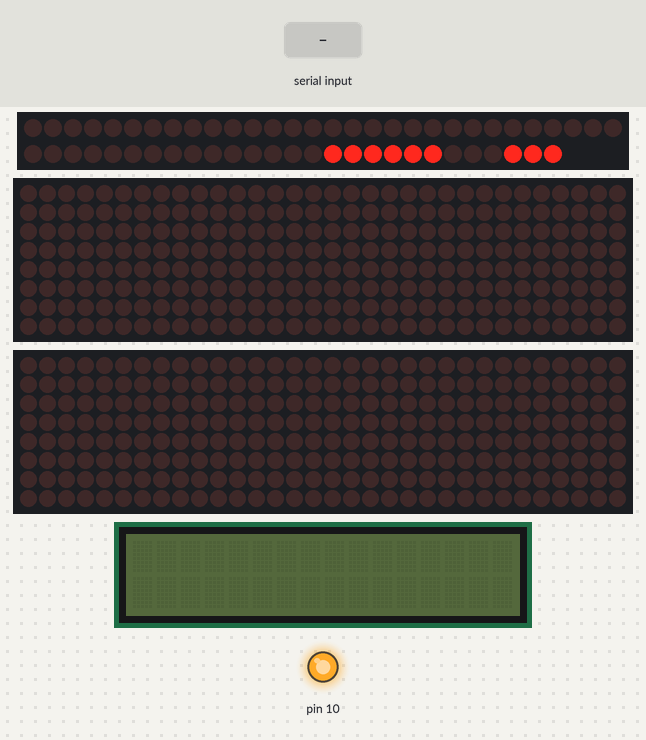
Simulated run of this program. Board: Arduino Uno, built with avr-gcc and run on an emulated ATmega328P. Parts: 57 shift-register outputs drawn as a row of LEDs (first output left, lit = HIGH), 2 × 32×8 LED matrix, 16×2 character LCD, output pins drawn as LEDs (lit = HIGH). Wiring (inferred from the names in the program): 2 × 4 × MAX7219 LED driver (orientation assumed): CS pin 4 / CS pin 7; 8 × shift register (74HC595): latch pin 5. Wiring (inferred from the signals the program sends): character LCD (HD44780): RS Q2; E Q50; backlight Q51; data Q33, Q34, Q35, Q36; row of LEDs: on Q0, Q1, Q3, Q4, Q5, Q6, Q7, Q8, Q9, Q10, Q11, Q12, Q13, Q14, Q15, Q16, Q17, Q18, Q19, Q20, Q21, Q22, Q23, Q24, Q25, Q26, Q27, Q28, Q29, Q30, Q31, Q32, Q37, Q38, Q39, Q40, Q41, Q42, Q43, Q44, Q45, Q46, Q47, Q48, Q49, Q52, Q53, Q54, Q55, Q56, Q57, Q58, Q59, Q60, Q61, Q62, Q63. The inputs (shaded band) are chosen by the test bench. The character LCD is taken to start in 4-bit mode; pins used as bus, display or sensor lines are not drawn; what the program prints to the serial monitor is not drawn.

Above: at 0.64 s.
At 1.29 s:
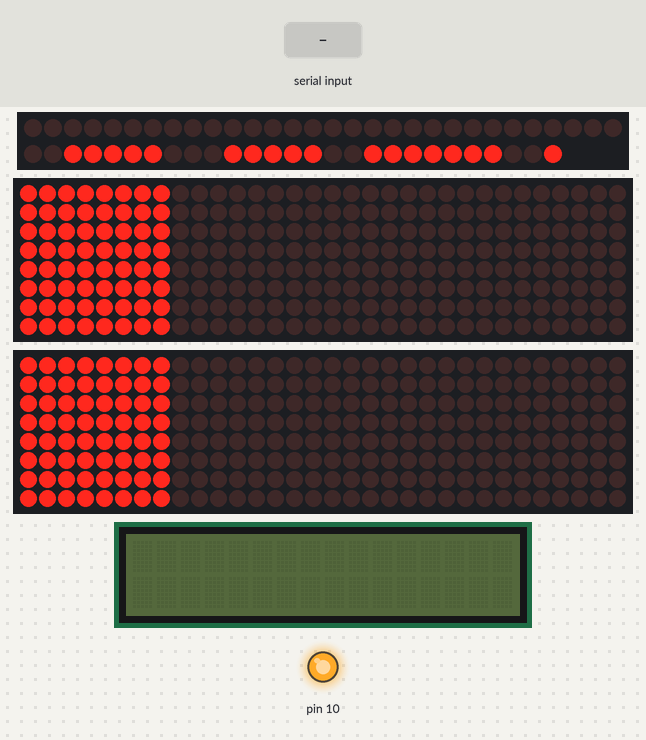
1.3 s: "1\n" received over Serial
At 2.5 s:
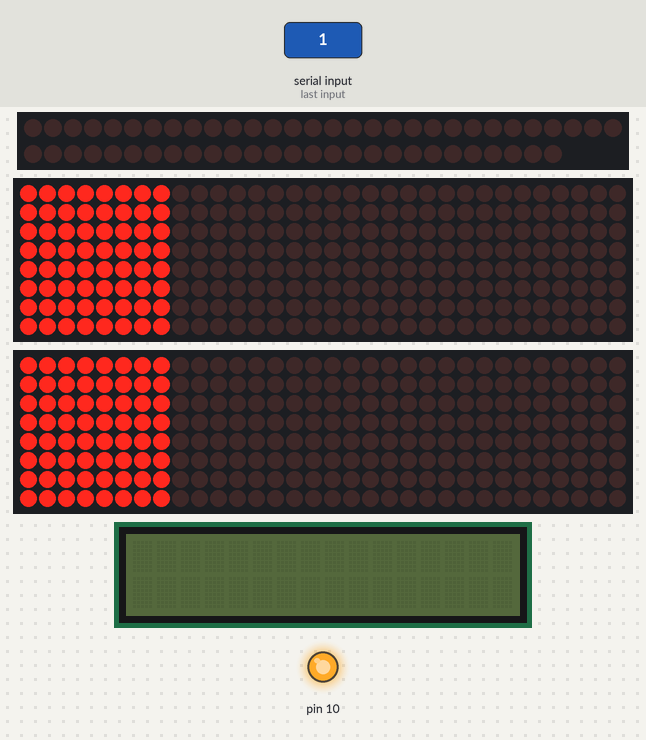
Timing chart, 0 to 4.3 s (numbered marks = the images above; inputs shaded):
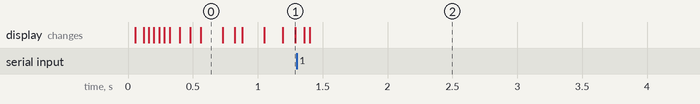

The program:

main.cpp
```cpp
#include <Arduino.h>

#include "font.h"
#include <SPI.h>

#define CCLK   13
#define CD     11
#define CT      4
#define RCLK    5
#define RD      6
#define RT      7
#define NUMBER_OF_MATRIX 8
#define ROWS             8
#define COLS (8 * NUMBER_OF_MATRIX)
#define CHAR_W 9         // 8+1 (1 col for gap)
#define TEXT_BUF_SIZE 80 // each char costs 1 byte of SRAM

volatile unsigned char display[ROWS][NUMBER_OF_MATRIX] = {{0}};
volatile uint8_t mat_i = 0;

int MSG_W = 0;
uint8_t serialIdx = 0;
char textBuf[TEXT_BUF_SIZE] = "HELLO WORLD "; // active display text
char serialBuf[TEXT_BUF_SIZE];


bool newText = false;


void Output(unsigned char row);
const uint8_t *getFont(char ch);
uint8_t getPixel(uint8_t row, int col);
void render(int offset);
void CheckSerial();
void Right();
void Left();


ISR(TIMER1_COMPA_vect)
{
  Output(mat_i);
  mat_i++;
  if (mat_i >= 8)
  {
    mat_i = 0;
  }
}

void setup()
{
  // TODO: put your setup code here, to run once:
  pinMode(CCLK, OUTPUT);
  pinMode(CD, OUTPUT);
  pinMode(CT, OUTPUT);
  pinMode(RCLK, OUTPUT);
  pinMode(RD, OUTPUT);
  pinMode(RT, OUTPUT);

  SPI.begin();
  SPI.beginTransaction(SPISettings(8000000, MSBFIRST, SPI_MODE0));
  TCNT1 = 0;
  TCCR1A = 0;
  TCCR1B = 0;
  OCR1A = 125;
  TCCR1B = (1 << WGM12) | (1 << CS10) | (1 << CS11);
  TIMSK1 = (1 << OCIE1A);
  TIFR1 = (1 << OCF1A);


  Serial.begin(9600);
  Serial.println("STARTED");
}


void loop()
{
  static int scrollOffset = 0;

  CheckSerial();

  if (newText)
  {

    size_t len = strlen(serialBuf); // actual message length
    noInterrupts();
    memcpy(textBuf, serialBuf, len);
    memset(textBuf + len, 0, TEXT_BUF_SIZE - len); // zero everything after
    interrupts();
    scrollOffset = 0; // restart scroll from beginning
    newText = false;
    Serial.print(F("Showing: "));
    Serial.println(textBuf);
  }

  MSG_W = strlen(textBuf) * CHAR_W;

  render(scrollOffset);
  delay(40);

  if (++scrollOffset > MSG_W + COLS)
  {
    scrollOffset = 0;
  }
}


void Output(unsigned char row)
{
  digitalWrite(RT, LOW);
  digitalWrite(CT, LOW);
  shiftOut(RD, RCLK, MSBFIRST, ~(1 << row));

  for (int i = NUMBER_OF_MATRIX - 1; i >= 0; i--)
  {
    // shiftOut(CD,CCLK,MSBFIRST, display[row][i]);
    SPI.transfer(display[row][i]);
  }
  digitalWrite(RT, HIGH);
  digitalWrite(CT, HIGH);
}


const uint8_t *getFont(char ch)
{
  if (ch >= 'A' && ch <= 'Z')
    return FONT[ch - 'A'];
  else if (ch >= 'a' && ch <= 'z')
    return FONT[ch - 'a'];
  else
    return FONT_SPACE;
}

uint8_t getPixel(uint8_t row, int col)
{
  if (col < 0)
    return 0;

  uint8_t charIndex = col / CHAR_W; // Character Index
  uint8_t bitcol = col % CHAR_W;    // bttPosition
  if (bitcol == 8)
    return 0;

  if (!textBuf[charIndex])
    return 0;

  uint8_t fontByte = getFont(textBuf[charIndex])[row];
  return (fontByte >> (7 - bitcol)) & 1;
}


void render(int offset)
{

  uint8_t next[ROWS][NUMBER_OF_MATRIX] = {{0}};

  for (int r = 0; r < ROWS; r++)
  {

    for (int screenCol = 0; screenCol < COLS; screenCol++)
    {

      int msgCol = offset + screenCol - COLS;

      if (msgCol >= 0 && getPixel(r, msgCol))
      {

        // Which Module
        int whichModule = screenCol / 8;
        // Which bit inside the the module
        int bitPos = screenCol % 8;

        next[r][whichModule] |= (1 << bitPos);
      }
    }
  }

  noInterrupts();
  memcpy((void *)display, next, sizeof(next));
  interrupts();
}


void CheckSerial()
{
  while (Serial.available())
  {
    char c = Serial.read();

    if (c == '\n' || c == '\r')
    {
      if (serialIdx > 0)
      {
        serialBuf[serialIdx] = '\0';
        memset(serialBuf + serialIdx + 1, 0, TEXT_BUF_SIZE - serialIdx - 1);

        serialIdx = 0;
        newText = true;
      }
    }
    else
    {

      if (c >= 'a' && c <= 'z')
        c -= 32; //<< Force Upper case
      if (serialIdx < TEXT_BUF_SIZE - 1)
      {

        serialBuf[serialIdx++] = c;
      }
    }
  }
}


// Scroll From Left to Right
void Left()
{
  static int scrollOffset = (MSG_W + COLS) - 1;
  render(scrollOffset);
  delay(40);
  scrollOffset--;
  if (scrollOffset <= 0)
  {
    scrollOffset = (MSG_W + COLS) - 1;
  }
}


// Scroll From Right to Left


void Right()
{
  static int scrollOffset = 0;
  render(scrollOffset);
  delay(40);
  ++scrollOffset;
  if (scrollOffset > (MSG_W + COLS))
  {
    scrollOffset = 0;
  }
}
```

font.h
```cpp
const uint8_t FONT[][8] = {
{
  0b00110000,
  0b01111000,
  0b11001100,
  0b11001100,
  0b11111100,
  0b11001100,
  0b11001100,
  0b00000000
},{
  0b11111100,
  0b01100110,
  0b01100110,
  0b01111100,
  0b01100110,
  0b01100110,
  0b11111100,
  0b00000000
},{
  0b00111100,
  0b01100110,
  0b11000000,
  0b11000000,
  0b11000000,
  0b01100110,
  0b00111100,
  0b00000000
},{
  0b11111000,
  0b01101100,
  0b01100110,
  0b01100110,
  0b01100110,
  0b01101100,
  0b11111000,
  0b00000000
},{
  0b11111110,
  0b01100010,
  0b01101000,
  0b01111000,
  0b01101000,
  0b01100010,
  0b11111110,
  0b00000000
},{
  0b11111110,
  0b01100010,
  0b01101000,
  0b01111000,
  0b01101000,
  0b01100000,
  0b11110000,
  0b00000000
},{
  0b00111100,
  0b01100110,
  0b11000000,
  0b11000000,
  0b11001110,
  0b01100110,
  0b00111110,
  0b00000000
},{
  0b11001100,
  0b11001100,
  0b11001100,
  0b11111100,
  0b11001100,
  0b11001100,
  0b11001100,
  0b00000000
},{
  0b01111000,
  0b00110000,
  0b00110000,
  0b00110000,
  0b00110000,
  0b00110000,
  0b01111000,
  0b00000000
},{
  0b00011110,
  0b00001100,
  0b00001100,
  0b00001100,
  0b11001100,
  0b11001100,
  0b01111000,
  0b00000000
},{
  0b11100110,
  0b01100110,
  0b01101100,
  0b01111000,
  0b01101100,
  0b01100110,
  0b11100110,
  0b00000000
},{
  0b11110000,
  0b01100000,
  0b01100000,
  0b01100000,
  0b01100010,
  0b01100110,
  0b11111110,
  0b00000000
},{
  0b11000110,
  0b11101110,
  0b11111110,
  0b11111110,
  0b11010110,
  0b11000110,
  0b11000110,
  0b00000000
},{
  0b11000110,
  0b11100110,
  0b11110110,
  0b11011110,
  0b11001110,
  0b11000110,
  0b11000110,
  0b00000000
},{
  0b00111000,
  0b01101100,
  0b11000110,
  0b11000110,
  0b11000110,
  0b01101100,
  0b00111000,
  0b00000000
},{
  0b11111100,
  0b01100110,
  0b01100110,
  0b01111100,
  0b01100000,
  0b01100000,
  0b11110000,
  0b00000000
},{
  0b01111000,
  0b11001100,
  0b11001100,
  0b11001100,
  0b11011100,
  0b01111000,
  0b00011100,
  0b00000000
},{
  0b11111100,
  0b01100110,
  0b01100110,
  0b01111100,
  0b01101100,
  0b01100110,
  0b11100110,
  0b00000000
},{
  0b01111000,
  0b11001100,
  0b11100000,
  0b01110000,
  0b00011100,
  0b11001100,
  0b01111000,
  0b00000000
},{
  0b11111100,
  0b10110100,
  0b00110000,
  0b00110000,
  0b00110000,
  0b00110000,
  0b01111000,
  0b00000000
},{
  0b11001100,
  0b11001100,
  0b11001100,
  0b11001100,
  0b11001100,
  0b11001100,
  0b11111100,
  0b00000000
},{
  0b11001100,
  0b11001100,
  0b11001100,
  0b11001100,
  0b11001100,
  0b01111000,
  0b00110000,
  0b00000000
},{
  0b11000110,
  0b11000110,
  0b11000110,
  0b11010110,
  0b11111110,
  0b11101110,
  0b11000110,
  0b00000000
},{
  0b11000110,
  0b11000110,
  0b01101100,
  0b00111000,
  0b00111000,
  0b01101100,
  0b11000110,
  0b00000000
},{
  0b11001100,
  0b11001100,
  0b11001100,
  0b01111000,
  0b00110000,
  0b00110000,
  0b01111000,
  0b00000000
},{
  0b11111110,
  0b11000110,
  0b10001100,
  0b00011000,
  0b00110010,
  0b01100110,
  0b11111110,
  0b00000000
},{
  0b00000000,
  0b00000000,
  0b00000000,
  0b00000000,
  0b00000000,
  0b00000000,
  0b00000000,
  0b00000000
},{
  0b00000000,
  0b00000000,
  0b01111000,
  0b00001100,
  0b01111100,
  0b11001100,
  0b01110110,
  0b00000000
},{
  0b11100000,
  0b01100000,
  0b01100000,
  0b01111100,
  0b01100110,
  0b01100110,
  0b11011100,
  0b00000000
},{
  0b00000000,
  0b00000000,
  0b01111000,
  0b11001100,
  0b11000000,
  0b11001100,
  0b01111000,
  0b00000000
},{
  0b00011100,
  0b00001100,
  0b00001100,
  0b01111100,
  0b11001100,
  0b11001100,
  0b01110110,
  0b00000000
},{
  0b00000000,
  0b00000000,
  0b01111000,
  0b11001100,
  0b11111100,
  0b11000000,
  0b01111000,
  0b00000000
},{
  0b00111000,
  0b01101100,
  0b01100000,
  0b11110000,
  0b01100000,
  0b01100000,
  0b11110000,
  0b00000000
},{
  0b00000000,
  0b00000000,
  0b01110110,
  0b11001100,
  0b11001100,
  0b01111100,
  0b00001100,
  0b11111000
},{
  0b11100000,
  0b01100000,
  0b01101100,
  0b01110110,
  0b01100110,
  0b01100110,
  0b11100110,
  0b00000000
},{
  0b00110000,
  0b00000000,
  0b01110000,
  0b00110000,
  0b00110000,
  0b00110000,
  0b01111000,
  0b00000000
},{
  0b00001100,
  0b00000000,
  0b00001100,
  0b00001100,
  0b00001100,
  0b11001100,
  0b11001100,
  0b01111000
},{
  0b11100000,
  0b01100000,
  0b01100110,
  0b01101100,
  0b01111000,
  0b01101100,
  0b11100110,
  0b00000000
},{
  0b01110000,
  0b00110000,
  0b00110000,
  0b00110000,
  0b00110000,
  0b00110000,
  0b01111000,
  0b00000000
},{
  0b00000000,
  0b00000000,
  0b11001100,
  0b11111110,
  0b11111110,
  0b11010110,
  0b11000110,
  0b00000000
},{
  0b00000000,
  0b00000000,
  0b11111000,
  0b11001100,
  0b11001100,
  0b11001100,
  0b11001100,
  0b00000000
},{
  0b00000000,
  0b00000000,
  0b01111000,
  0b11001100,
  0b11001100,
  0b11001100,
  0b01111000,
  0b00000000
},{
  0b00000000,
  0b00000000,
  0b11011100,
  0b01100110,
  0b01100110,
  0b01111100,
  0b01100000,
  0b11110000
},{
  0b00000000,
  0b00000000,
  0b01110110,
  0b11001100,
  0b11001100,
  0b01111100,
  0b00001100,
  0b00011110
},{
  0b00000000,
  0b00000000,
  0b11011100,
  0b01110110,
  0b01100110,
  0b01100000,
  0b11110000,
  0b00000000
},{
  0b00000000,
  0b00000000,
  0b01111100,
  0b11000000,
  0b01111000,
  0b00001100,
  0b11111000,
  0b00000000
},{
  0b00010000,
  0b00110000,
  0b01111100,
  0b00110000,
  0b00110000,
  0b00110100,
  0b00011000,
  0b00000000
},{
  0b00000000,
  0b00000000,
  0b11001100,
  0b11001100,
  0b11001100,
  0b11001100,
  0b01110110,
  0b00000000
},{
  0b00000000,
  0b00000000,
  0b11001100,
  0b11001100,
  0b11001100,
  0b01111000,
  0b00110000,
  0b00000000
},{
  0b00000000,
  0b00000000,
  0b11000110,
  0b11010110,
  0b11111110,
  0b11111110,
  0b01101100,
  0b00000000
},{
  0b00000000,
  0b00000000,
  0b11000110,
  0b01101100,
  0b00111000,
  0b01101100,
  0b11000110,
  0b00000000
},{
  0b00000000,
  0b00000000,
  0b11001100,
  0b11001100,
  0b11001100,
  0b01111100,
  0b00001100,
  0b11111000
},{
  0b00000000,
  0b00000000,
  0b11111100,
  0b10011000,
  0b00110000,
  0b01100100,
  0b11111100,
  0b00000000
}};

const uint8_t FONT_SPACE[8] = {0,0,0,0,0,0,0,0};
```

Measured:
- after the input at 1.3 s, the display: first changes after 0.06 s (image 2 shows a later state)
